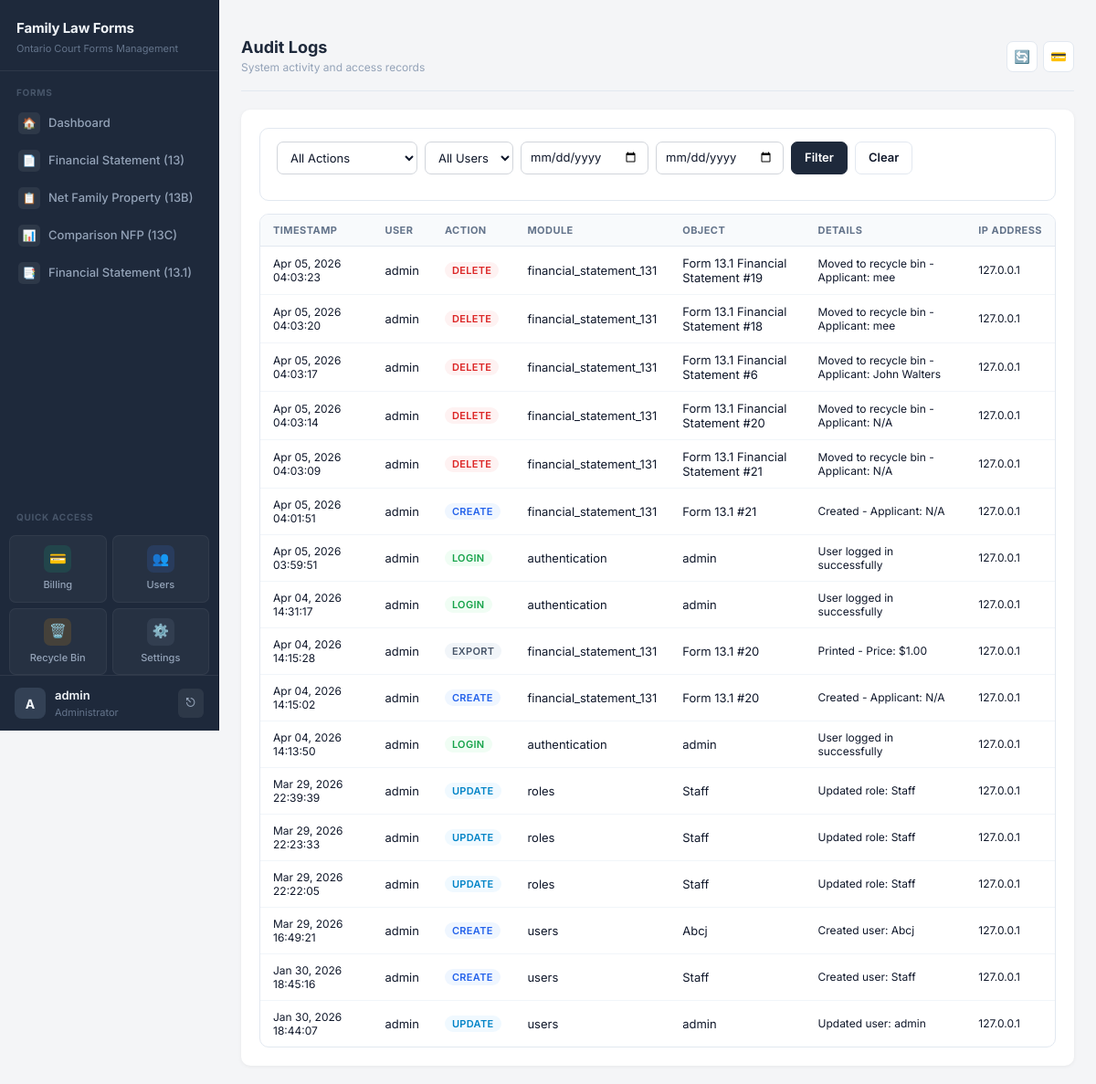
The page /user-management/audit-logs/ (signed in) on the database as committed earlier.
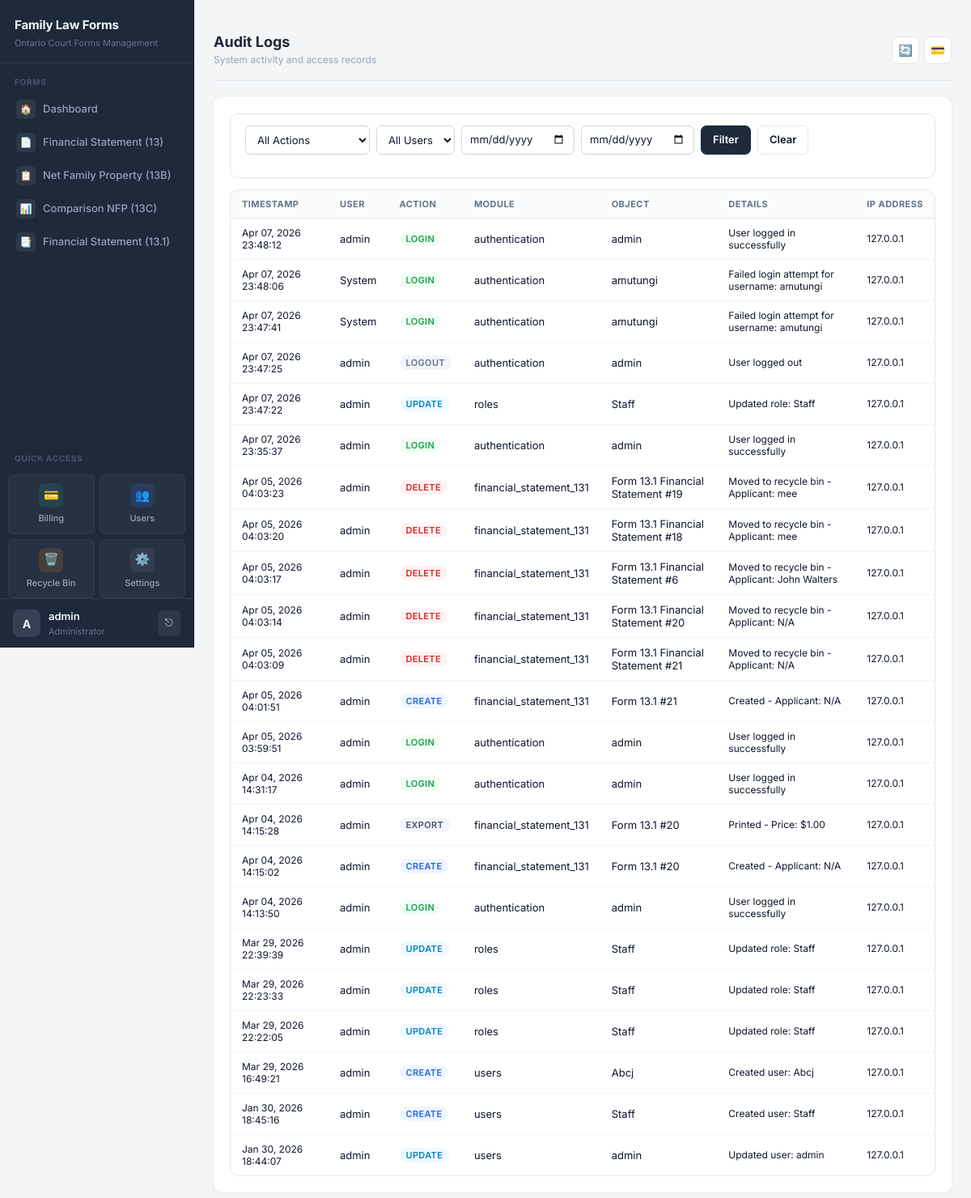
The same page on the database as committed later.
### users/models.py (models this page shows, shortened)
class AuditLog(models.Model):
    ACTION_TYPES = [
        ('login', 'Login'),
        ('logout', 'Logout'),
        ('create', 'Create'),
        ('update', 'Update'),
        ('delete', 'Delete'),
        ('view', 'View'),
        ('export', 'Export'),
        ('password_change', 'Password Change'),
        ('password_reset', 'Password Reset'),
    ]
    user = models.ForeignKey(User, on_delete=models.SET_NULL, null=True, related_name='audit_logs')
    action = models.CharField(max_length=20, choices=ACTION_TYPES)
    module = models.CharField(max_length=100, blank=True)
    object_id = models.CharField(max_length=100, blank=True)
    object_repr = models.CharField(max_length=255, blank=True)
    details = models.TextField(blank=True)
    ip_address = models.GenericIPAddressField(null=True, blank=True)
    user_agent = models.TextField(blank=True)
    timestamp = models.DateTimeField(auto_now_add=True)
    class Meta:
        ordering = ['-timestamp']

### users/views.py (the view)
# urls.py: path('audit-logs/', views.audit_log_list, name='audit_log_list'),
@login_required
@user_passes_test(is_admin)
def audit_log_list(request):
    logs = AuditLog.objects.select_related('user').all()
    action_filter = request.GET.get('action', '')
    if action_filter:
        logs = logs.filter(action=action_filter)
    user_filter = request.GET.get('user', '')
    if user_filter:
        logs = logs.filter(user_id=user_filter)
    date_from = request.GET.get('date_from', '')
    date_to = request.GET.get('date_to', '')
    if date_from:
        logs = logs.filter(timestamp__date__gte=date_from)
    if date_to:
        logs = logs.filter(timestamp__date__lte=date_to)
    paginator = Paginator(logs, 50)
    page = request.GET.get('page', 1)
    logs = paginator.get_page(page)
    context = {
        'logs': logs,
        'users': User.objects.all(),
        'action_choices': AuditLog.ACTION_TYPES,
        'action_filter': action_filter,
        'user_filter': user_filter,
        'date_from': date_from,
        'date_to': date_to,
    }
    return render(request, 'users/audit_log_list.html', context)

### users/context_processors.py (called while the page is built, shortened)
def user_permissions(request):
    context = {
        'user_modules': {},
        'user_permissions': {},
    }
    if not request.user.is_authenticated:
        return context
    if request.user.is_superuser:
        modules = Module.objects.filter(is_active=True)
        context['user_modules'] = {m.code: True for m in modules}
        context['user_permissions'] = {
            m.code: {
                'view': True,
                'create': True,
                'edit': True,
                'delete': True,
                'print': True,
                'export': True,
            } for m in modules
        }
        return context

### users/views.py (called while the page is built)
def is_admin(user):
    return user.is_superuser or user.is_staff

### users/templates/users/audit_log_list.html (shortened to what this page needs)
﻿{% extends 'base.html' %}
{% block header %}Audit Logs{% endblock %}
{% block subheader %}System activity and access records{% endblock %}
{% block content %}
<div class="al-filter">
  <form method="get" class="al-filter-row">
    <select name="action" class="al-select">
      <option value="">All Actions</option>
    </select>
    <select name="user" class="al-select">
      <option value="">All Users</option>
    </select>
    <input type="date" name="date_from" class="al-input" value="{{ date_from }}">
    <input type="date" name="date_to" class="al-input" value="{{ date_to }}">
    <button type="submit" class="al-btn al-btn-filter">Filter</button>
    <a href="{% url 'users:audit_log_list' %}" class="al-btn al-btn-clear">Clear</a>
  </form>
</div>
<div class="al-card">
  <table class="al-table">
    <thead>
      <tr>
        <th>Timestamp</th>
        <th>User</th>
        <th>Action</th>
        <th>Module</th>
        <th>Object</th>
        <th>Details</th>
        <th>IP Address</th>
      </tr>
    </thead>
    <tbody>
      {% for log in logs %}
      <tr>
        <td class="al-muted">{{ log.timestamp|date:"M d, Y H:i:s" }}</td>
        <td>{{ log.user.username|default:"System" }}</td>
        <td>
          {% if log.action == 'login' %}
            <span class="al-badge al-badge-login">{{ log.get_action_display }}</span>
          {% elif log.action == 'logout' %}
            <span class="al-badge al-badge-logout">{{ log.get_action_display }}</span>
          {% elif log.action == 'create' %}
            <span class="al-badge al-badge-create">{{ log.get_action_display }}</span>
          {% elif log.action == 'update' %}
            <span class="al-badge al-badge-update">{{ log.get_action_display }}</span>
          {% elif log.action == 'delete' %}
            <span class="al-badge al-badge-delete">{{ log.get_action_display }}</span>
          {% elif log.action == 'password_change' or log.action == 'password_reset' %}
            <span class="al-badge al-badge-password">{{ log.get_action_display }}</span>
          {% elif log.action == 'view' %}
            <span class="al-badge al-badge-view">{{ log.get_action_display }}</span>
          {% else %}
            <span class="al-badge al-badge-default">{{ log.get_action_display }}</span>
          {% endif %}
        </td>
        <td>{{ log.module|default:"&#8212;" }}</td>
        <td>{{ log.object_repr|truncatewords:5|default:"&#8212;" }}</td>
        <td class="al-muted">{{ log.details|truncatewords:10|default:"&#8212;" }}</td>
        <td class="al-muted">{{ log.ip_address|default:"&#8212;" }}</td>
      </tr>
      {% empty %}
      <tr><td colspan="7" class="al-empty">No audit logs found</td></tr>
      {% endfor %}
    </tbody>
  </table>
</div>
{% endblock %}

### forms/templates/base.html (shortened to what this page needs)
<!DOCTYPE html>
<html lang="en">
<head>
  <link rel="stylesheet" href="https://cdn.jsdelivr.net/npm/bootstrap@5.3.2/dist/css/bootstrap.min.css">
</head>
<body>
  <div class="app-shell">
    <nav class="sidebar" id="sidebar">
      <div class="brand">
        <p class="title mb-0">Family Law Forms</p>
        <p class="sub mb-0">Ontario Court Forms Management</p>
      </div>
      <div class="nav-section">Forms</div>
      <ul class="nav flex-column">
        {% if user_modules.dashboard or request.user.is_superuser %}
        <li class="nav-item">
          <a class="nav-link" href="/forms/dashboard/">
            <span class="nav-icon">🏠</span> Dashboard
          </a>
        </li>
        {% endif %}
        {% if user_modules.financial_statement or request.user.is_superuser %}
        <li class="nav-item">
          <a class="nav-link" href="{% url 'financial_statement_list' %}">
            <span class="nav-icon">📄</span> Financial Statement (13)
          </a>
        </li>
        {% endif %}
        {% if user_modules.net_family_property_13b or request.user.is_superuser %}
        <li class="nav-item">
          <a class="nav-link" href="{% url 'net_family_property_13b_list' %}">
            <span class="nav-icon">📋</span> Net Family Property (13B)
          </a>
        </li>
        {% endif %}
        {% if user_modules.comparison_nfp or request.user.is_superuser %}
        <li class="nav-item">
          <a class="nav-link" href="/forms/comparison-nfp/">
            <span class="nav-icon">📊</span> Comparison NFP (13C)
          </a>
        </li>
        {% endif %}
        {% if user_modules.financial_statement_131 or request.user.is_superuser %}
        <li class="nav-item">
          <a class="nav-link" href="{% url 'financial_statement_131_list' %}">
            <span class="nav-icon">📑</span> Financial Statement (13.1)
          </a>
        </li>
        {% endif %}
      </ul>
      <div class="nav-section mt-2">Quick Access</div>
      <div class="nav-grid">
        {% if user_modules.billing or request.user.is_superuser %}
        <a href="{% url 'billing_dashboard' %}" class="nav-grid-item billing">
          <span class="nav-grid-icon">💳</span>
          Billing
        </a>
        {% endif %}
        {% if user_modules.user_management or request.user.is_superuser or request.user.is_staff %}
        <a href="{% url 'users:dashboard' %}" class="nav-grid-item users">
          <span class="nav-grid-icon">👥</span>
          Users
        </a>
        {% endif %}
        {% if user_modules.recycle_bin or request.user.is_superuser %}
        <a href="{% url 'recycle_bin' %}" class="nav-grid-item recycle">
          <span class="nav-grid-icon">🗑️</span>
          Recycle Bin
        </a>
        {% endif %}
        {% if request.user.is_superuser or request.user.is_staff %}
        <a href="{% url 'settings_page' %}" class="nav-grid-item admin">
          <span class="nav-grid-icon">⚙️</span>
          Settings
        </a>
        {% endif %}
      </div>
      <div class="sidebar-user">
        <div class="sidebar-user-info">
          <div class="sidebar-user-avatar">
            {% if request.user.is_authenticated %}{{ request.user.username|slice:":1"|upper }}{% else %}?{% endif %}
          </div>
          <div class="sidebar-user-details">
            <div class="sidebar-user-name">{% if request.user.is_authenticated %}{{ request.user.username }}{% else %}Guest{% endif %}</div>
            <div class="sidebar-user-role">{% if request.user.is_staff %}Administrator{% else %}User{% endif %}</div>
          </div>
          <form method="post" action="/accounts/logout/" style="margin:0;">
            <button type="submit" class="sidebar-logout-btn" title="Logout">⎋</button>
          </form>
        </div>
      </div>
    </nav>
    <main class="main">
      <div class="topbar">
        <div>
          <h1>{% block header %}Welcome{% endblock %}</h1>
          <div class="subtitle">{% block subheader %}Manage your forms and schedules{% endblock %}</div>
        </div>
        <div class="topbar-actions">
          <button class="topbar-btn" title="Refresh" onclick="location.reload()">🔄</button>
          <a href="{% url 'billing_dashboard' %}" class="topbar-btn" title="Billing">💳</a>
        </div>
      </div>
      <div class="page-card animate-in">
        {% block content %}{% endblock %}
      </div>
    </main>
  </div>
</body>
</html>

### users/templates/users/audit_log_list.html (style rules this page uses)
.al-filter { background: #fff; border: 1px solid #e2e8f0; border-radius: 10px; padding: 14px 18px; margin-bottom: 14px; }
.al-filter-row { display: flex; flex-wrap: wrap; gap: 8px; align-items: flex-end; }
.al-select, .al-input { height: 36px; padding: 0 10px; border: 1px solid #e2e8f0; border-radius: 7px; font-size: 13px; color: #0f172a; background: #fff; }
.al-btn { height: 36px; padding: 0 14px; border-radius: 7px; font-size: 13px; font-weight: 600; cursor: pointer; transition: background .15s; border: 1px solid #e2e8f0; text-decoration: none; display: inline-flex; align-items: center; }
.al-btn-filter { background: #1e293b; color: #fff; border-color: #1e293b; }
.al-btn-clear { background: #fff; color: #0f172a; }
.al-card { background: #fff; border: 1px solid #e2e8f0; border-radius: 10px; overflow: hidden; }
table.al-table { width: 100%; border-collapse: collapse; font-size: 13px; }
.al-table thead th { background: #f8fafc; padding: 10px 14px; font-size: 11px; font-weight: 700; text-transform: uppercase; letter-spacing: .04em; color: #64748b; border-bottom: 1px solid #e2e8f0; text-align: left; white-space: nowrap; }
.al-table tbody td { padding: 10px 14px; border-bottom: 1px solid #f1f5f9; vertical-align: middle; color: #0f172a; }
.al-table tbody tr:last-child td { border-bottom: none; }
.al-badge { display: inline-block; padding: 2px 8px; border-radius: 20px; font-size: 11px; font-weight: 600; text-transform: uppercase; letter-spacing: .03em; }
.al-badge-login { background: #f0fdf4; color: #16a34a; }
.al-badge-logout { background: #f1f5f9; color: #64748b; }
.al-badge-create { background: #eff6ff; color: #2563eb; }
.al-badge-update { background: #f0f9ff; color: #0284c7; }
.al-badge-delete { background: #fef2f2; color: #dc2626; }
.al-badge-default { background: #f1f5f9; color: #475569; }
.al-muted { color: #94a3b8; font-size: 12px; }

Rows that differ between the two databases and show on the page:
added AuditLog: timestamp "Apr 07, 2026 23:48:12", user.username "admin", action "LOGIN", module "authentication", object_repr "admin", details "User logged in successfully", ip_address "127.0.0.1"
added AuditLog: timestamp "Apr 07, 2026 23:48:06", user.username "System", action "LOGIN", module "authentication", object_repr "amutungi", details "Failed login attempt for username: amutungi", ip_address "127.0.0.1"
added AuditLog: timestamp "Apr 07, 2026 23:47:41", user.username "System", action "LOGIN", module "authentication", object_repr "amutungi", details "Failed login attempt for username: amutungi", ip_address "127.0.0.1"
added AuditLog: timestamp "Apr 07, 2026 23:47:25", user.username "admin", action "LOGOUT", module "authentication", object_repr "admin", details "User logged out", ip_address "127.0.0.1"
added AuditLog: timestamp "Apr 07, 2026 23:47:22", user.username "admin", action "UPDATE", module "roles", object_repr "Staff", details "Updated role: Staff", ip_address "127.0.0.1"
added AuditLog: timestamp "Apr 07, 2026 23:35:37", user.username "admin", action "LOGIN", module "authentication", object_repr "admin", details "User logged in successfully", ip_address "127.0.0.1"
